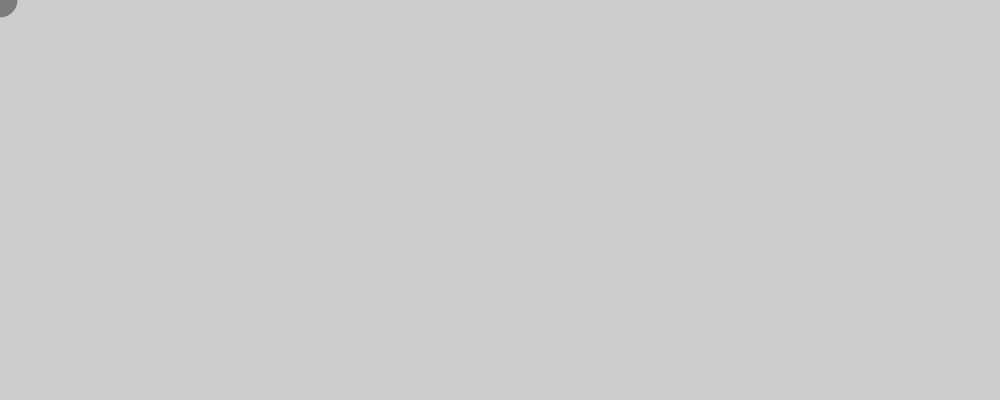
Frame 1 (no input)
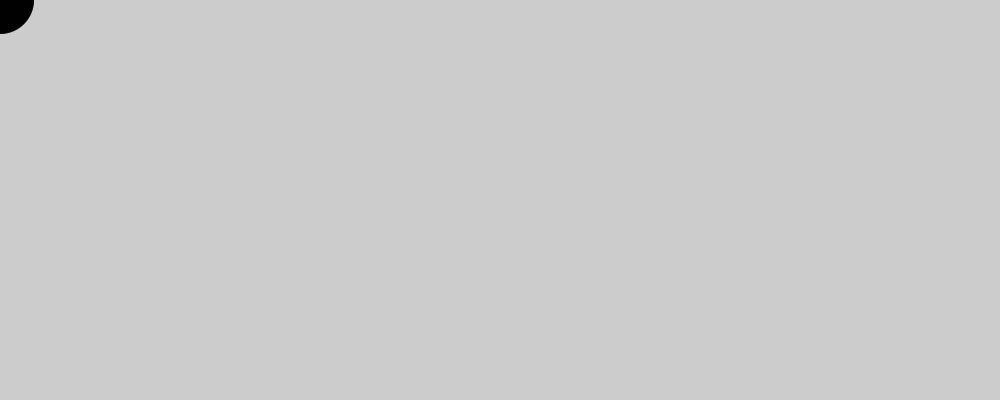
Frame 60 (the mouse pressed at the canvas centre just before this capture)
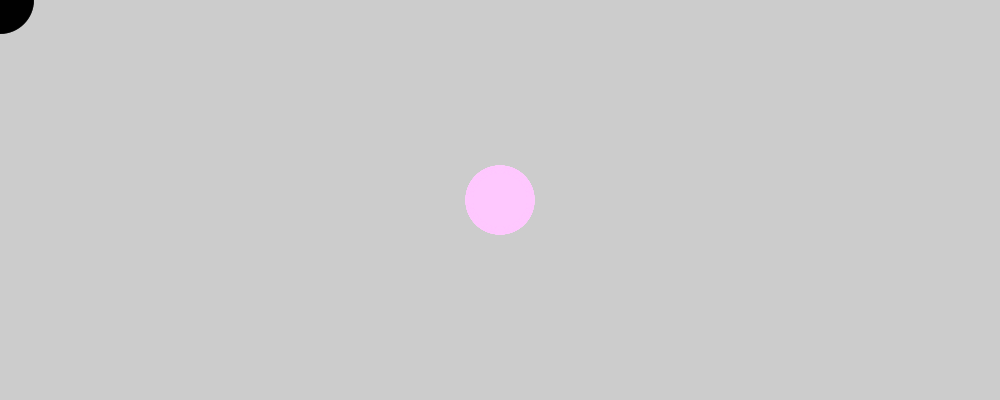
Frame 120 (the mouse held since frame 60 and released just before this capture)

The Processing sketch that drew these frames (run headless with seeded random() and noise(); from frame 60 on, the mouse is pressed at the canvas centre):

// Processing sketch: processing_185408
// ── processing_185408.pde

int verde = 255;
int tiempo  = 0;
int diametro = 50;

void setup(){
  size (1000,400);
  }
  
  void draw(){
    verde = verde - 1;
    tiempo = tiempo+1;
    verde = int(128 * (1+ sin(tiempo * 2 * PI/ frameRate/ 20)));
    diametro = int(35 * (1+ sin(tiempo * 2 * PI/ frameRate/ 5)));
    
    noStroke();
    fill(mouseX,mouseY,mouseX,100);
    ellipse(mouseX,mouseY,diametro, diametro);
  }
  
